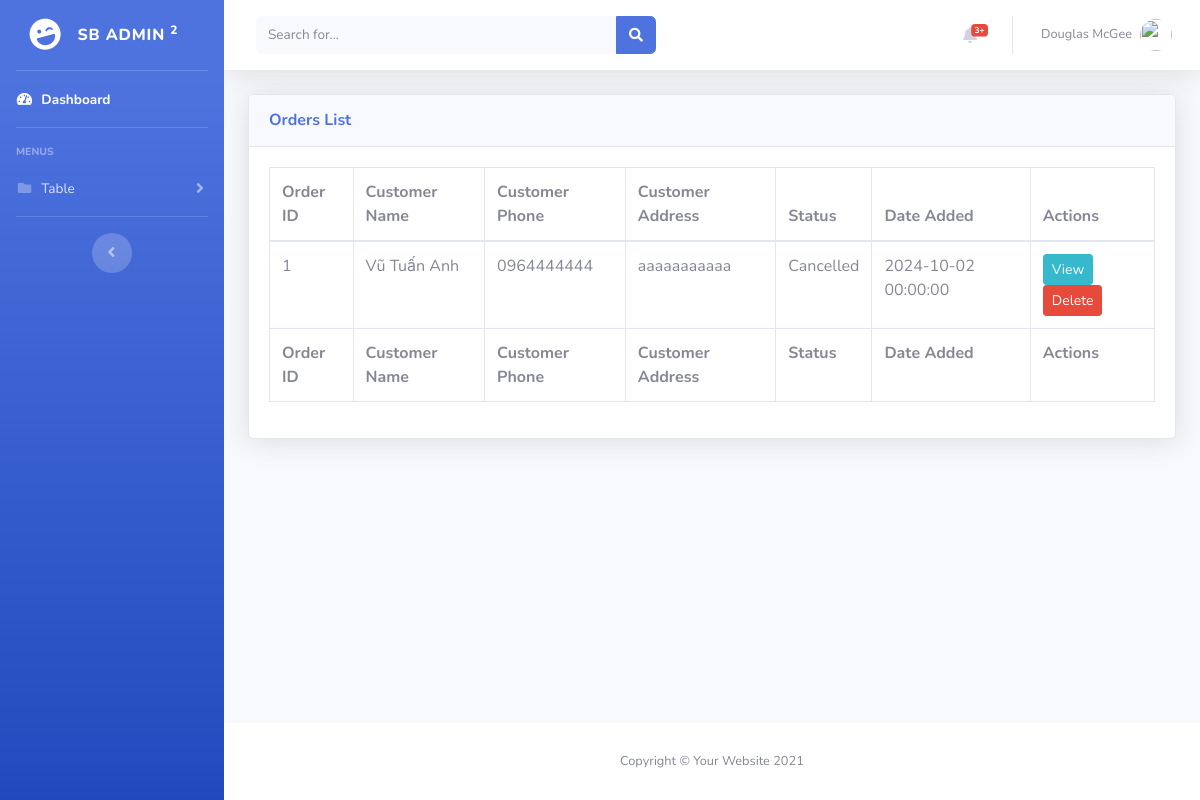
The app's page /admin/order.php with its own data.
### tables this page shows
CREATE TABLE `orders` (
  `id` int(11) NOT NULL,
  `customer_name` varchar(50) NOT NULL,
  `customer_phone` varchar(12) NOT NULL,
  `customer_address` varchar(255) NOT NULL,
  `date_added` datetime DEFAULT NULL,
  `status` tinyint(4) NOT NULL
);

### admin/order.php (the view, shortened to what this page needs)
<?php
try {
    $pdo = new PDO('mysql:host=localhost;dbname=shoppingcart', 'root', '');
    $pdo->setAttribute(PDO::ATTR_ERRMODE, PDO::ERRMODE_EXCEPTION);
} catch (PDOException $e) {
    echo "Connection failed: " . $e->getMessage();
    exit;
}
include "functions.php";
$stmt = $pdo->prepare('SELECT * FROM orders ORDER BY date_added DESC');
$stmt->execute();
$orders = $stmt->fetchAll(PDO::FETCH_ASSOC);
?>
<?= template_header('Orders') ?>
<div class="container-fluid">
    <div class="card shadow mb-4">
        <div class="card-header py-3">
            <h6 class="m-0 font-weight-bold text-primary">Orders List</h6>
        </div>
        <div class="card-body">
            <div class="table-responsive">
                <table class="table table-bordered" id="dataTable" width="100%" cellspacing="0">
                    <thead>
                    <tr>
                        <th>Order ID</th>
                        <th>Customer Name</th>
                        <th>Customer Phone</th>
                        <th>Customer Address</th>
                        <th>Status</th>
                        <th>Date Added</th>
                        <th>Actions</th>
                    </tr>
                    </thead>
                    <tfoot>
                    <tr>
                        <th>Order ID</th>
                        <th>Customer Name</th>
                        <th>Customer Phone</th>
                        <th>Customer Address</th>
                        <th>Status</th>
                        <th>Date Added</th>
                        <th>Actions</th>
                    </tr>
                    </tfoot>
                    <tbody>
                    <?php foreach ($orders as $order): ?>
                        <tr>
                            <td><?= htmlspecialchars($order['id']) ?></td>
                            <td><?= htmlspecialchars($order['customer_name']) ?></td>
                            <td><?= htmlspecialchars($order['customer_phone']) ?></td>
                            <td><?= htmlspecialchars($order['customer_address']) ?></td>
                            <td>
                                <?php
                                switch ($order['status']) {
                                    case 5:
                                        echo 'Cancelled';
                                        break;
                                }
                                ?>
                            </td>
                            <td><?= date('Y-m-d H:i:s', strtotime($order['date_added'])) ?></td>
                            <td>
                                <a href="view_order.php?id=<?= $order['id'] ?>" class="btn btn-info btn-sm">View</a>
                                <a href="#" class="btn btn-danger btn-sm" onclick="confirmDelete(<?= $order['id'] ?>)">Delete</a>
                            </td>
                        </tr>
                    <?php endforeach; ?>
                    </tbody>
                </table>
            </div>
        </div>
    </div>
</div>
<?= template_footer() ?>

### records on screen
orders: id "1", customer_name "Vũ Tuấn Anh", customer_phone "0964444444", customer_address "aaaaaaaaaaa", status "Cancelled", date_added "2024-10-02 00:00:00"
